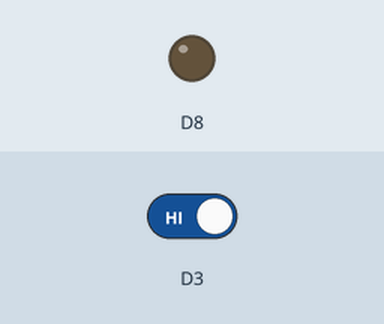
Bench run of a sketch on a simulated ESP8266 (NodeMCU). Shown: output pins drawn as LEDs (lit = HIGH). The test bench sets the inputs (shaded band); at power-on: D3 HIGH.

Above: at 1.2 s.
1.3 s: D3 driven LOW
At 2.6 s:
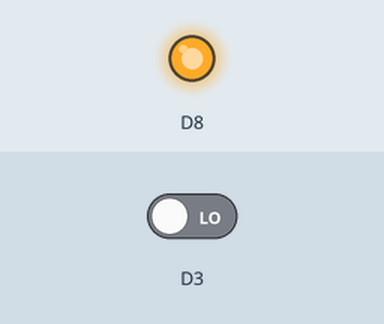
2.9 s: D3 driven HIGH
At 3.8 s:
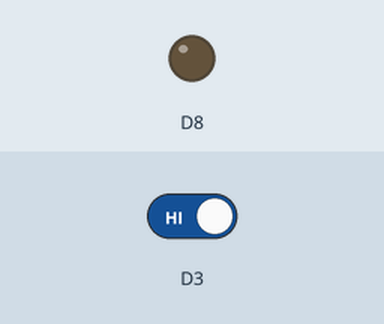
Timing chart, 0 to 5.9 s (numbered marks = the images above; inputs shaded):
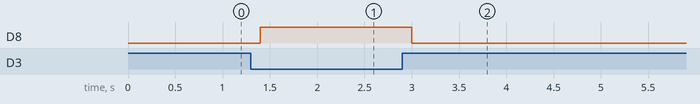

The sketch:

ej1.ino
```cpp
void setup() {
 pinMode(D8,OUTPUT);
 pinMode(D3,INPUT);
}

void loop() {
  digitalWrite(D8,LOW);
  while(digitalRead(D3)==HIGH){
    delay(200);
  }
  digitalWrite(D8,HIGH) ;
  while(digitalRead(D3)==LOW) {
    delay(200);
  }
}
```

Measured:
- after the input at 1.3 s, D8: LOW → HIGH after 0.10 s
- after the input at 2.9 s, D8: HIGH → LOW after 0.10 s
